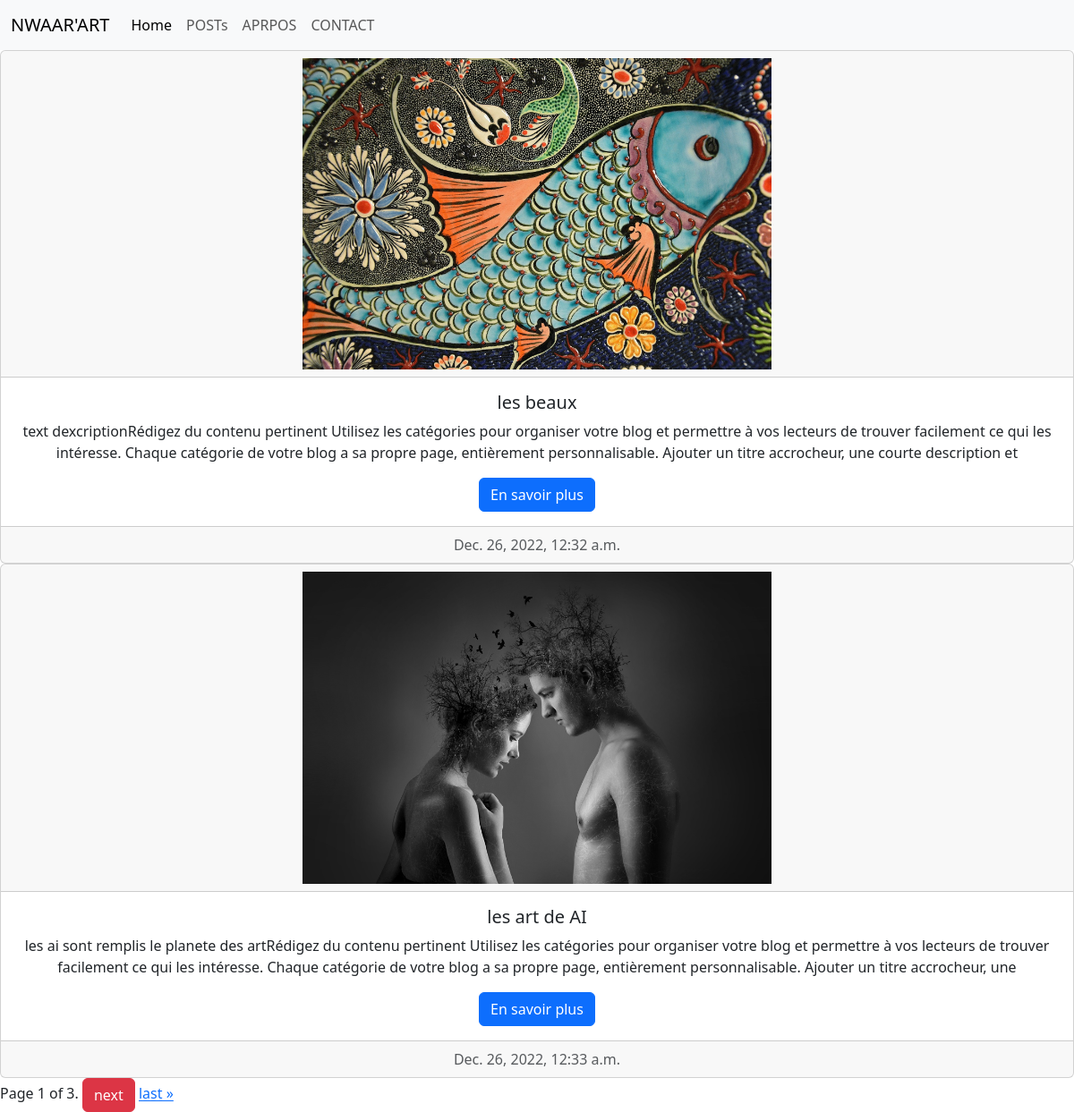
The app's page /listes_articles/ with its own data.
### post/models.py (models this page shows, shortened)
class Article(models.Model):
    titre = models.CharField(max_length=100)
    description = models.CharField(max_length=300)
    image = models.ImageField(upload_to='images')
    contenu = models.TextField()
    author = models.CharField(max_length=100)
    date = models.DateTimeField(auto_created=True)
    update = models.DateTimeField(auto_now_add=True)

### post/views.py (the view)
# urls.py: path('listes_articles/', views.list_post,name='listes_articles'),
def list_post(request):
    listes=Article.objects.all()
    paginator = Paginator(listes,2)
    page_number = request.GET.get('page')
    page_obj = paginator.get_page(page_number)
    context = {'page_obj':page_obj}
    return render(request , 'listes_articles.html', context)

### templates/listes_articles.html (shortened to what this page needs)
{% extends 'base.html' %}
{% block content %}
{% for article in page_obj %}
<div class="card text-center">
    <div class="card-header">
     <img src="{{article.image.url}}" width="45%">
    </div>
    <div class="card-body">
      <h5 class="card-title">{{article.titre}}</h5>
      <p class="card-text">{{article.description}}</p>
      <a href="{% url 'details' article.id%}" class="btn btn-primary">En savoir plus</a>
    </div>
    <div class="card-footer text-muted">
     {{article.date}}
    </div>
  </div>
  {% endfor %}
  <div class="pagination">
    <span class="step-links">
        <span class="current">
            Page {{ page_obj.number }} of {{ page_obj.paginator.num_pages }}.
        </span>
        {% if page_obj.has_next %}
            <a  class="btn btn-danger" href="?page={{ page_obj.next_page_number }}">next</a>
            <a href="?page={{ page_obj.paginator.num_pages }}">last &raquo;</a>
        {% endif %}
    </span>
</div>
{% endblock %}

### records on screen
Article: image (picture), titre "les beaux", description "text dexcriptionRédigez du contenu pertinent Utilisez les catégories pour organiser votre blog et permettre à vos lecteurs de trouver facilement ce qui les intéresse. Chaque catégorie de votre blog a sa propre page, entièrement personnalisable. Ajouter un titre accrocheur, une courte description et", date "Dec. 26, 2022, 12:32 a.m."
Article: image (picture), titre "les art de AI", description "les ai sont remplis le planete des artRédigez du contenu pertinent Utilisez les catégories pour organiser votre blog et permettre à vos lecteurs de trouver facilement ce qui les intéresse. Chaque catégorie de votre blog a sa propre page, entièrement personnalisable. Ajouter un titre accrocheur, une", date "Dec. 26, 2022, 12:33 a.m."

### other values on screen
{{ page_obj.number }} "1"
{{ page_obj.paginator.num_pages }} "3"
